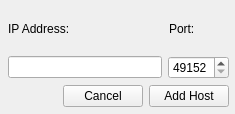
<ui version="4.0" >
 <class>Proto2_addHost</class>
 <widget class="QWidget" name="Proto2_addHost" >
  <property name="geometry" >
   <rect>
    <x>0</x>
    <y>0</y>
    <width>235</width>
    <height>114</height>
   </rect>
  </property>
  <property name="windowTitle" >
   <string>PyFarm -- Add A Host</string>
  </property>
  <widget class="QWidget" name="" >
   <property name="geometry" >
    <rect>
     <x>8</x>
     <y>7</y>
     <width>221</width>
     <height>100</height>
    </rect>
   </property>
   <layout class="QGridLayout" name="gridLayout" >
    <item row="0" column="0" >
     <layout class="QHBoxLayout" name="horizontalLayout_3" >
      <item>
       <widget class="QLabel" name="label" >
        <property name="text" >
         <string>IP Address:</string>
        </property>
       </widget>
      </item>
      <item>
       <spacer name="horizontalSpacer" >
        <property name="orientation" >
         <enum>Qt::Horizontal</enum>
        </property>
        <property name="sizeType" >
         <enum>QSizePolicy::Fixed</enum>
        </property>
        <property name="sizeHint" stdset="0" >
         <size>
          <width>93</width>
          <height>20</height>
         </size>
        </property>
       </spacer>
      </item>
      <item>
       <widget class="QLabel" name="label_2" >
        <property name="text" >
         <string>Port:</string>
        </property>
       </widget>
      </item>
      <item>
       <spacer name="horizontalSpacer_2" >
        <property name="orientation" >
         <enum>Qt::Horizontal</enum>
        </property>
        <property name="sizeHint" stdset="0" >
         <size>
          <width>40</width>
          <height>20</height>
         </size>
        </property>
       </spacer>
      </item>
     </layout>
    </item>
    <item row="1" column="0" >
     <layout class="QHBoxLayout" name="horizontalLayout_2" >
      <item>
       <widget class="QLineEdit" name="hostIP" >
        <property name="text" >
         <string/>
        </property>
       </widget>
      </item>
      <item>
       <widget class="QSpinBox" name="hostPort" >
        <property name="minimum" >
         <number>49152</number>
        </property>
        <property name="maximum" >
         <number>65534</number>
        </property>
        <property name="value" >
         <number>49152</number>
        </property>
       </widget>
      </item>
     </layout>
    </item>
    <item row="2" column="0" >
     <layout class="QHBoxLayout" name="horizontalLayout_4" >
      <item>
       <spacer name="horizontalSpacer_3" >
        <property name="orientation" >
         <enum>Qt::Horizontal</enum>
        </property>
        <property name="sizeHint" stdset="0" >
         <size>
          <width>17</width>
          <height>20</height>
         </size>
        </property>
       </spacer>
      </item>
      <item>
       <layout class="QHBoxLayout" name="horizontalLayout" >
        <item>
         <widget class="QPushButton" name="cancel" >
          <property name="text" >
           <string>Cancel</string>
          </property>
         </widget>
        </item>
        <item>
         <widget class="QPushButton" name="addHost" >
          <property name="text" >
           <string>Add Host</string>
          </property>
         </widget>
        </item>
       </layout>
      </item>
     </layout>
    </item>
   </layout>
  </widget>
 </widget>
 <resources/>
 <connections/>
</ui>
